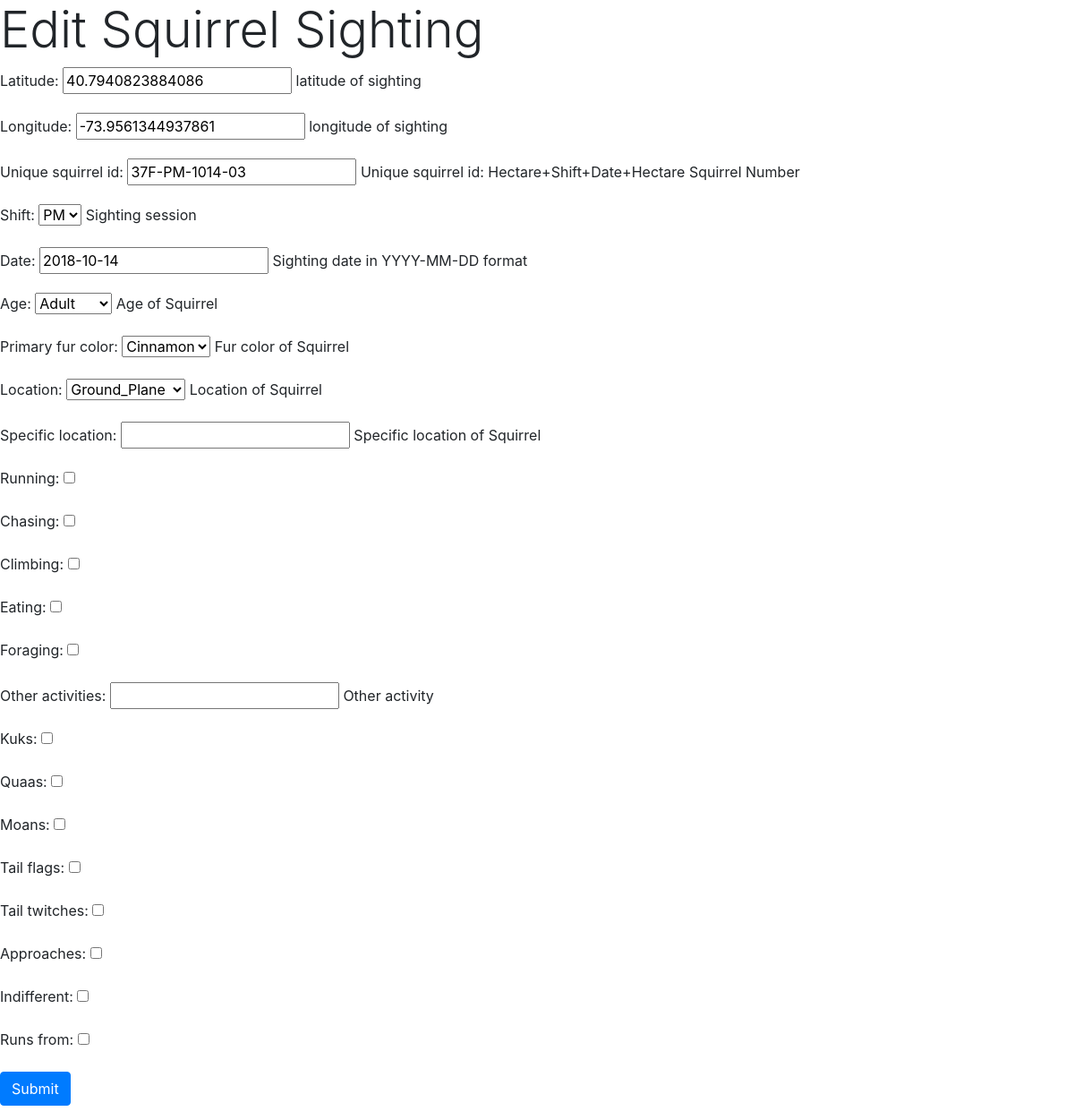
Before: /park/sightings/37F-PM-1014-03/ with the older database file.
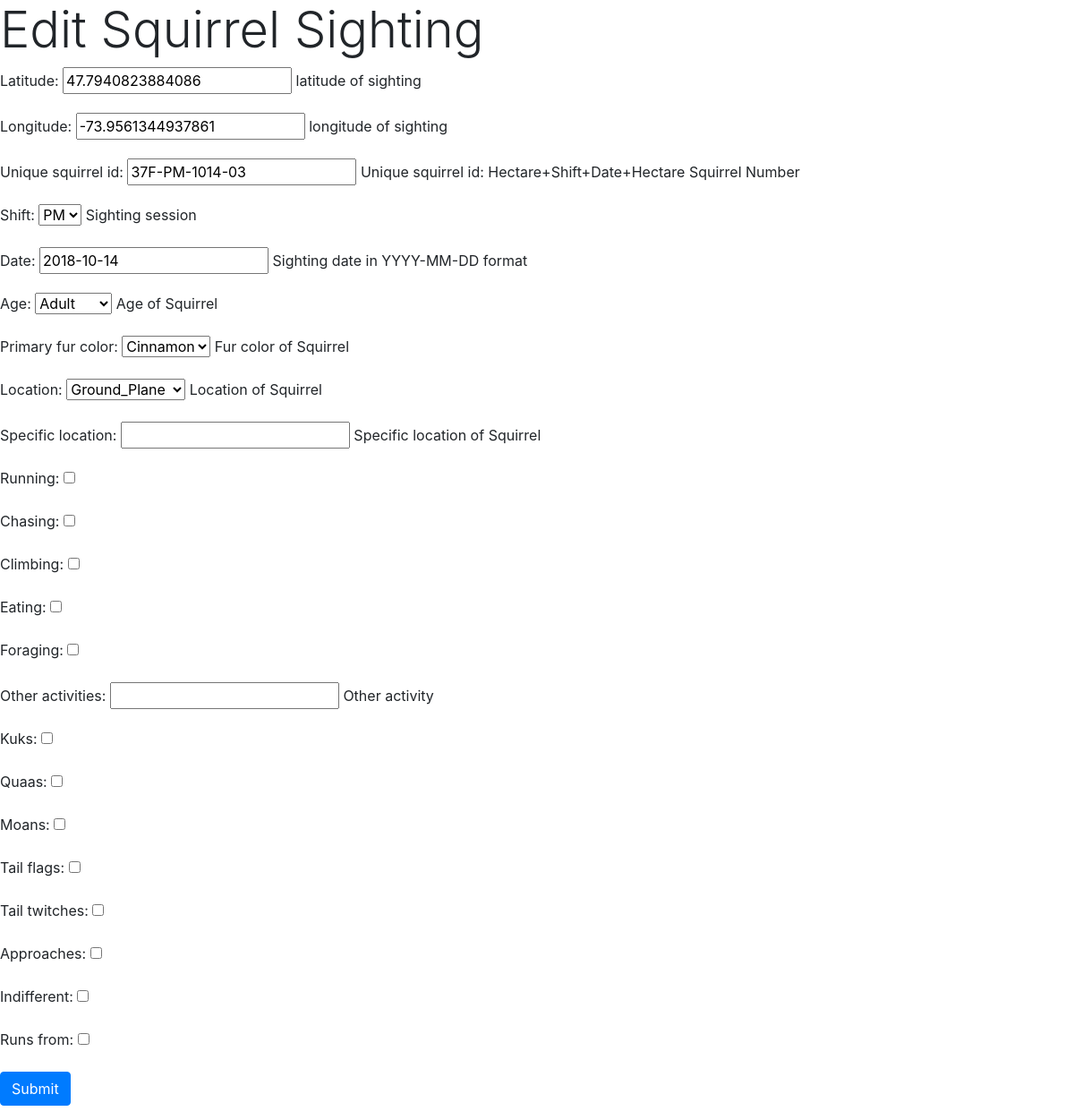
After: the same page with the newer database file.
### park/models.py (models this page shows)
class Squirrel(models.Model):
    Latitude = models.FloatField(
        help_text = _('latitude of sighting'),
    )
    Longitude = models.FloatField(
        help_text = _('longitude of sighting'),
    )
    unique_squirrel_id = models.CharField(
        primary_key=True,
        max_length=32,
        help_text=_("Unique squirrel id: Hectare+Shift+Date+Hectare Squirrel Number")
    )
    PM = 'pm'
    AM = 'am'
    Shift_CHOICES = (
        (PM, 'PM'),
        (AM, 'AM'),
    )
    Shift = models.CharField(
        max_length=2,
        choices=Shift_CHOICES,
        default=AM,
        help_text=_("Sighting session"),
    )
    Date = models.DateField(
        help_text = _("Sighting date in YYYY-MM-DD format"),
    )
    ADULT = 'adult'
    JUVENILE = 'juvenile'
    Age_CHOICES = (
        (ADULT, 'Adult'),
        (JUVENILE, 'Juvenile'),
        ('', ''),
    )
    Age = models.CharField(
        max_length=16,
        choices=Age_CHOICES,
        default=ADULT,
        help_text=_("Age of Squirrel"),
        null=True,
        blank=True,
    )
    GRAY="gray"
    BLACK="black"
    CINNAMON="cinnamon"
    FUR_CHOICES=(
        (GRAY,"Gray"),
        (BLACK,"Black"),
        (CINNAMON,"Cinnamon"),
        ('',''),
    )
    Primary_fur_color = models.CharField(
        max_length=16,
        choices=FUR_CHOICES,
        default=GRAY,
        help_text=_("Fur color of Squirrel"),
        null=True,
        blank=True,
    )
    GROUND_PLANE="ground_plane"
    ABOVE_GROUND="above_ground"
    LOC_CHOICES=(
        (GROUND_PLANE,"Ground_Plane"),
        (ABOVE_GROUND,"Above_Ground"),
        ('','')
    )
    Location = models.CharField(
        max_length=20,
        choices=LOC_CHOICES,
        default=GROUND_PLANE,
        help_text=_("Location of Squirrel"),
        null=True,
        blank=True,
    )
    Specific_location = models.CharField(
        max_length=20,
        help_text=_("Specific location of Squirrel"),
        null=True,
        blank=True,
    )
    Running = models.BooleanField(
        default=False,
    )
    Chasing = models.BooleanField(
        default=False,
    )
    Climbing = models.BooleanField(
        default=False,
    )
    Eating = models.BooleanField(
        default=False,
    )
    Foraging = models.BooleanField(
        default=False,
    )
    Other_activities = models.CharField(
        max_length=20,
        help_text=_("Other activity"),
        null=True,
        blank=True,
    )
    Kuks = models.BooleanField(
        default=False,
    )
    Quaas = models.BooleanField(
        default=False,
    )
    Moans = models.BooleanField(
        default=False,
    )
    Tail_flags = models.BooleanField(
        default=False,
    )
    Tail_twitches = models.BooleanField(
        default=False,
    )
    Approaches = models.BooleanField(
        default=False,
    )
    Indifferent = models.BooleanField(
        default=False,
    )
    Runs_from = models.BooleanField(
        default=False,
    )

### park/views.py (the view)
# urls.py: path('sightings/<str:pk>/',views.edit_squirrel,name='edit_squirrel'),
def edit_squirrel(request, pk):
    squirrel = get_object_or_404(Squirrel, pk=pk)
    if request.method == 'POST':
        form = SquirrelForm(request.POST, instance=squirrel)
        if form.is_valid():
            form.save()
            return redirect('park:all_squirrels')
    else:
        form = SquirrelForm(instance=squirrel)
    context = {
        'form':form,
    }
    return render(request, 'park/edit.html', context)

### park/forms.py
class SquirrelForm(ModelForm):
    class Meta:
        model = Squirrel
        fields = '__all__'

### park/templates/park/edit.html (shortened to what this page needs)
<!doctype>
<html>
	<head>
		<link rel="stylesheet" href="https://maxcdn.bootstrapcdn.com/bootstrap/4.0.0/css/bootstrap.min.css">
		</head>
	<body>
		<h1 class="display-4"> Edit Squirrel Sighting </h1>
		<form method="POST">
			{{ form.as_p }}
			<input type="submit" class="btn btn-primary" name="Submit" value="Submit">
		</form>
	</body>
</html>

Changed rows visible on the page:
changed Squirrel "37F-PM-1014-03": Latitude "40.7940823884086" → "47.7940823884086"
